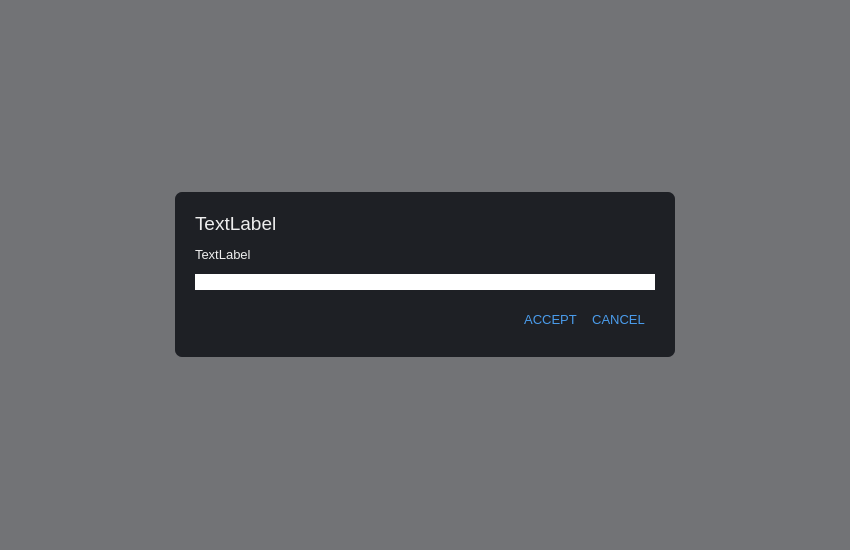
<?xml version="1.0" encoding="UTF-8"?>
<ui version="4.0">
 <class>AcceptDialog</class>
 <widget class="QWidget" name="AcceptDialog">
  <property name="geometry">
   <rect>
    <x>0</x>
    <y>0</y>
    <width>850</width>
    <height>550</height>
   </rect>
  </property>
  <property name="windowTitle">
   <string>Form</string>
  </property>
  <property name="styleSheet">
   <string notr="true">border: none;</string>
  </property>
  <layout class="QHBoxLayout" name="horizontalLayout">
   <property name="spacing">
    <number>0</number>
   </property>
   <property name="leftMargin">
    <number>0</number>
   </property>
   <property name="topMargin">
    <number>0</number>
   </property>
   <property name="rightMargin">
    <number>0</number>
   </property>
   <property name="bottomMargin">
    <number>0</number>
   </property>
   <item>
    <widget class="QFrame" name="background">
     <property name="styleSheet">
      <string notr="true">QFrame#background{
background-color: #991E2025;
}</string>
     </property>
     <property name="frameShape">
      <enum>QFrame::StyledPanel</enum>
     </property>
     <property name="frameShadow">
      <enum>QFrame::Raised</enum>
     </property>
     <layout class="QHBoxLayout" name="horizontalLayout_2">
      <item alignment="Qt::AlignHCenter|Qt::AlignVCenter">
       <widget class="QFrame" name="dialogBackground">
        <property name="minimumSize">
         <size>
          <width>500</width>
          <height>100</height>
         </size>
        </property>
        <property name="styleSheet">
         <string notr="true">QFrame#dialogBackground{
background-color: #1E2025;
border-radius: 7px;
}
QLabel{
color: #eeeeee;
}</string>
        </property>
        <property name="frameShape">
         <enum>QFrame::StyledPanel</enum>
        </property>
        <property name="frameShadow">
         <enum>QFrame::Raised</enum>
        </property>
        <layout class="QVBoxLayout" name="verticalLayout">
         <property name="spacing">
          <number>12</number>
         </property>
         <property name="leftMargin">
          <number>20</number>
         </property>
         <property name="topMargin">
          <number>20</number>
         </property>
         <property name="rightMargin">
          <number>20</number>
         </property>
         <property name="bottomMargin">
          <number>20</number>
         </property>
         <item>
          <widget class="QLabel" name="title">
           <property name="font">
            <font>
             <pointsize>14</pointsize>
            </font>
           </property>
           <property name="text">
            <string>TextLabel</string>
           </property>
          </widget>
         </item>
         <item>
          <widget class="QLabel" name="content">
           <property name="font">
            <font>
             <pointsize>10</pointsize>
            </font>
           </property>
           <property name="text">
            <string>TextLabel</string>
           </property>
          </widget>
         </item>
         <item>
          <widget class="QFrame" name="frame">
           <property name="frameShape">
            <enum>QFrame::StyledPanel</enum>
           </property>
           <property name="frameShadow">
            <enum>QFrame::Raised</enum>
           </property>
           <layout class="QVBoxLayout" name="verticalLayout_2">
            <property name="spacing">
             <number>0</number>
            </property>
            <property name="leftMargin">
             <number>0</number>
            </property>
            <property name="topMargin">
             <number>0</number>
            </property>
            <property name="rightMargin">
             <number>0</number>
            </property>
            <property name="bottomMargin">
             <number>0</number>
            </property>
            <item>
             <widget class="QLineEdit" name="lineEdit"/>
            </item>
           </layout>
          </widget>
         </item>
         <item alignment="Qt::AlignRight">
          <widget class="QFrame" name="buttons">
           <property name="styleSheet">
            <string notr="true">QPushButton{
color: #4A9CEC
}</string>
           </property>
           <property name="frameShape">
            <enum>QFrame::StyledPanel</enum>
           </property>
           <property name="frameShadow">
            <enum>QFrame::Raised</enum>
           </property>
           <layout class="QHBoxLayout" name="horizontalLayout_3">
            <property name="spacing">
             <number>15</number>
            </property>
            <property name="leftMargin">
             <number>0</number>
            </property>
            <property name="topMargin">
             <number>10</number>
            </property>
            <property name="rightMargin">
             <number>10</number>
            </property>
            <property name="bottomMargin">
             <number>10</number>
            </property>
            <item>
             <widget class="QPushButton" name="accept">
              <property name="font">
               <font>
                <pointsize>10</pointsize>
                <bold>false</bold>
               </font>
              </property>
              <property name="cursor">
               <cursorShape>PointingHandCursor</cursorShape>
              </property>
              <property name="text">
               <string>ACCEPT</string>
              </property>
             </widget>
            </item>
            <item>
             <widget class="QPushButton" name="cancel">
              <property name="font">
               <font>
                <pointsize>10</pointsize>
                <bold>false</bold>
               </font>
              </property>
              <property name="cursor">
               <cursorShape>PointingHandCursor</cursorShape>
              </property>
              <property name="text">
               <string>CANCEL</string>
              </property>
             </widget>
            </item>
           </layout>
          </widget>
         </item>
        </layout>
       </widget>
      </item>
     </layout>
    </widget>
   </item>
  </layout>
 </widget>
 <resources/>
 <connections/>
</ui>
